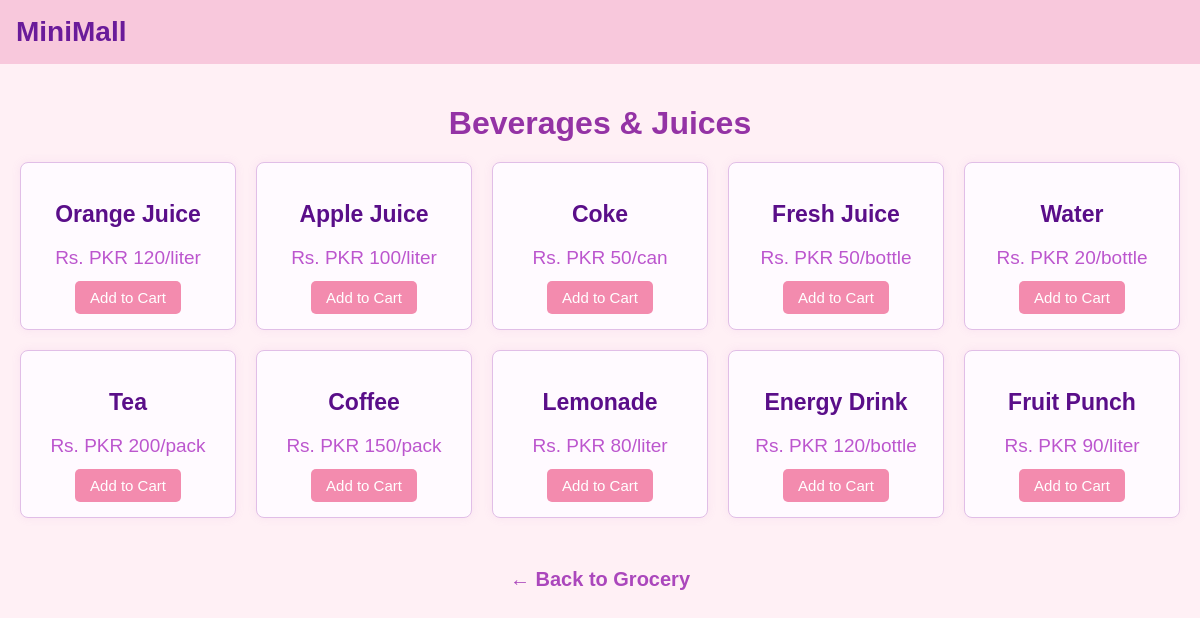
/groceryphp/juices.php, run on the app's committed database.
### tables this page shows
CREATE TABLE CT_01_Subcategory_Items (
    category_id VARCHAR(10),   
    subcategory_id VARCHAR(10),   
    subcategory_name VARCHAR(100),   
    item_id VARCHAR(10),   
    item_name VARCHAR(100),   
    price VARCHAR(50),   
    PRIMARY KEY (category_id, subcategory_id, item_id),   
    FOREIGN KEY (category_id) REFERENCES category(category_id),   
    FOREIGN KEY (subcategory_id) REFERENCES ct_01_food_grocery(subcategory_id)   
);

### groceryphp/juices.php (the view, shortened to what this page needs)
<?php
$conn = new mysqli("localhost", "root", "", "mall");
$sql = "SELECT item_id,item_name, price FROM ct_01_Subcategory_Items WHERE subcategory_id = 'FG-06'";
$result = $conn->query($sql);
?>
<!DOCTYPE html>
<html lang="en">
<head>
  <link rel="stylesheet" href="items.css" />
</head>
<body>
  <header>
    <div class="logo">MiniMall</div>
  </header>
  <div class="container">
    <h1>Beverages & Juices</h1>
    <div class="subcategory-grid">
      <?php while($row = $result->fetch_assoc()): ?>
       <div class="subcategory-card">
          <h3><?= htmlspecialchars($row['item_name']) ?></h3>
          <p>Rs. <?= htmlspecialchars($row['price']) ?></p>
          <form method="POST" action="../add_to_cart.php">
  <button class="add-to-cart" type="submit">Add to Cart</button>
</form>
        </div>
      <?php endwhile; ?>
    </div>
  </div>
  <nav class="back-home">
    <a href="../grocery.php">← Back to Grocery</a>
  </nav>
</body>
</html>

### groceryphp/items.css (style rules this page uses)
body { font-family: sans-serif; background: #fff0f5; margin: 0; padding: 0; }
header { background-color: #f8c8dc; color: #6a1b9a; padding: 1rem; }
.logo { font-size: 28px; font-weight: bold; }
.container { padding: 20px; text-align: center; }
h1 { color: #9433a5; margin-bottom: 20px; }
.subcategory-grid { display: grid; grid-template-columns: repeat(auto-fill, minmax(200px, 1fr)); gap: 20px; margin-top: 20px; }
.subcategory-card { background-color: #fffaff; border: 1px solid #e1bee7; border-radius: 8px; padding: 15px; text-align: center; box-shadow: 0 0 10px rgba(186, 104, 200, 0.1); }
.subcategory-card h3 { font-size: 23px; color: #5a0e89; margin-bottom: 10px; }
.subcategory-card p { font-size: 19px; color: #bc56ce; margin-bottom: 12px; }
.add-to-cart { background-color: #f38bae; color: white; border: none; padding: 8px 15px; border-radius: 5px; cursor: pointer; font-size: 15px; }
.back-home { text-align: center; margin-top: 30px; font-size: 20px; }
.back-home a { text-decoration: none; color: #ab47bc; font-weight: bold; }

### data on the page
ct_01_subcategory_items: item_name "Orange Juice", price "PKR 120/liter"
ct_01_subcategory_items: item_name "Apple Juice", price "PKR 100/liter"
ct_01_subcategory_items: item_name "Coke", price "PKR 50/can"
ct_01_subcategory_items: item_name "Fresh Juice", price "PKR 50/bottle"
ct_01_subcategory_items: item_name "Water", price "PKR 20/bottle"
ct_01_subcategory_items: item_name "Tea", price "PKR 200/pack"
ct_01_subcategory_items: item_name "Coffee", price "PKR 150/pack"
ct_01_subcategory_items: item_name "Lemonade", price "PKR 80/liter"
ct_01_subcategory_items: item_name "Energy Drink", price "PKR 120/bottle"
ct_01_subcategory_items: item_name "Fruit Punch", price "PKR 90/liter"
